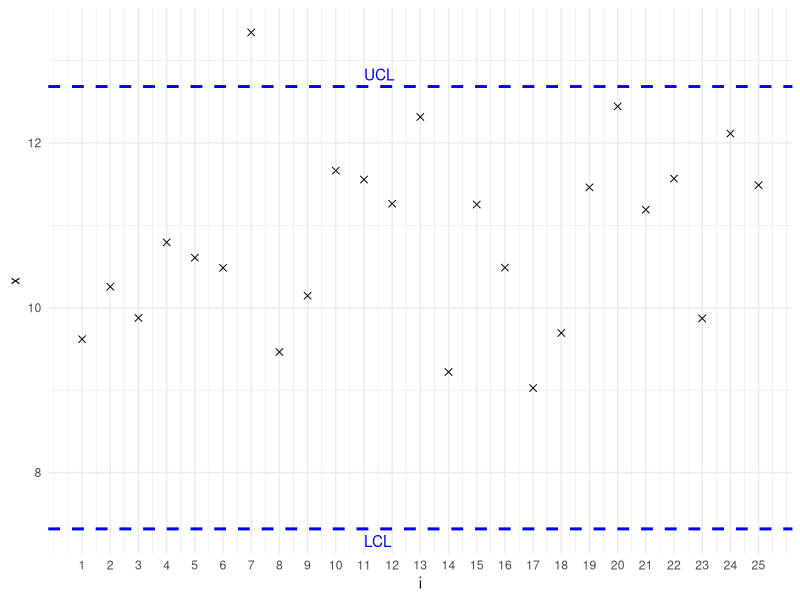
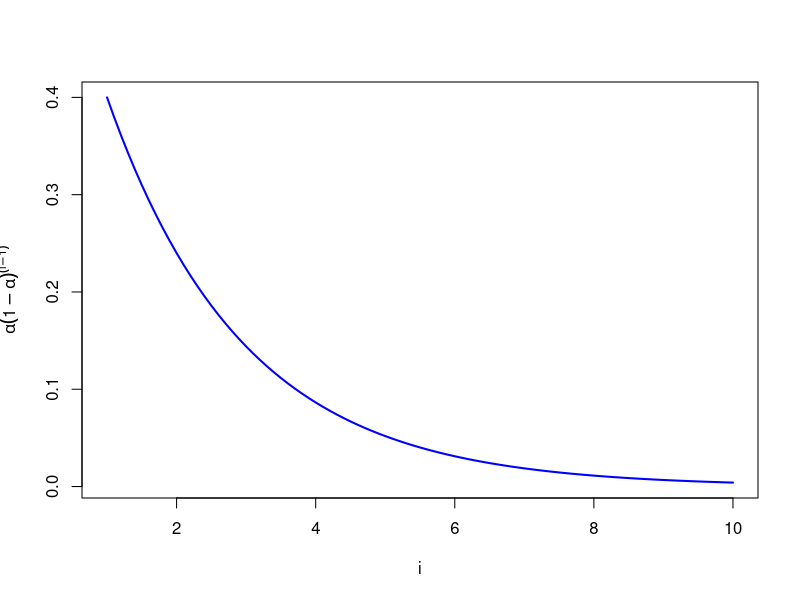
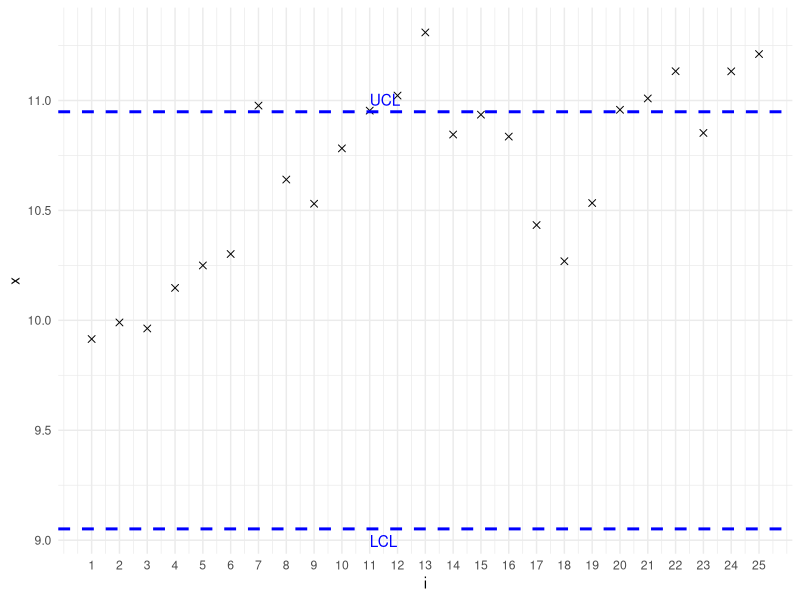

Write R code to recreate these figures, in order.
## ---- chunk 1
#| label: fig-13_3
#| fig-cap: $\overline{X}$-控制图
#| warning: false

library(ggplot2)

x <- c(9.617728, 10.25437, 9.876195, 10.79338, 10.60699, 10.48396, 13.33961, 9.462969, 10.14556, 
       11.66342, 11.55484, 11.26203, 12.31473, 9.220009, 11.25206, 10.48662, 9.025091, 9.693386, 
       11.45989, 12.44213, 11.18981, 11.56674, 9.869849, 12.11311, 11.48656)
i <- seq_along(x)
df <- data.frame(i=i, x=x)

mu <- 10       # 均值
sigma <- 2  # 标准差
n <- 5        # 子组样本量

UCL <- mu + 3 * sigma / sqrt(n)  # 上控制限
LCL <- mu - 3 * sigma / sqrt(n)  # 下控制限

ggplot(df, aes(x = i, y = x)) +
  geom_point(shape = 4, size = 2) +  # 绘制均值点
  geom_hline(yintercept = UCL, color = "blue", linetype = "dashed", size = 1) +  # 上控制限
  geom_hline(yintercept = LCL, color = "blue", linetype = "dashed", size = 1) +  # 下控制限
  annotate("text", x = 11, y = UCL, label = "UCL", hjust = 0, vjust = -0.5, color = "blue") +  # 标注UCL
  annotate("text", x = 11, y = LCL, label = "LCL", hjust = 0, vjust = 1.5, color = "blue") +  # 标注LCL
  scale_x_continuous(limits = c(1, 25),
                     breaks = seq(1, 25, by = 1)) + 
  theme_minimal()  # 使用简洁主题
## ---- chunk 2
#| label: fig-13_4
#| fig-cap: 当$\alpha=0.4$时$\alpha(1-\alpha)^{i-1}$的函数图
#| warning: false
#| 

# 设置alpha值
alpha <- 0.4
# 生成i的序列，这里从1到10
i <- seq(1, 10, 0.1)
# 计算权重
weights <- alpha * (1 - alpha)^(i - 1)
# 绘制图形
plot(i, weights, type = "l", lty = 1, lwd = 2, col = "blue",
     xlab = "i",
     ylab = expression(alpha * (1 - alpha)^(i - 1)))
## ---- chunk 3
#| label: fig-13_5
#| fig-cap: "移动平均控制图"
#| warning: false
#| 

library(ggplot2)

x <- c(9.915051, 9.990456, 9.963064, 10.14758, 10.24967, 10.30174, 10.97682, 10.64041, 10.53044, 
       10.78221, 10.95391, 11.02238, 11.30957, 10.84522, 10.93563, 10.83585, 10.43346, 10.269, 
       10.53364, 10.95775, 11.00932, 11.13319, 10.85245, 11.13259, 11.21125)
i <- seq_along(x)
df <- data.frame(i=i, x=x)

UCL <- 10.94868  # 上控制限
LCL <- 9.051318  # 下控制限

ggplot(df, aes(x = i, y = x)) +
  geom_point(shape = 4, size = 2) +  # 绘制均值点
  geom_hline(yintercept = UCL, color = "blue", linetype = "dashed", size = 1) +  # 上控制限
  geom_hline(yintercept = LCL, color = "blue", linetype = "dashed", size = 1) +  # 下控制限
  annotate("text", x = 11, y = UCL, label = "UCL", hjust = 0, vjust = -0.5, color = "blue") +  # 标注UCL
  annotate("text", x = 11, y = LCL, label = "LCL", hjust = 0, vjust = 1.5, color = "blue") +  # 标注LCL
  scale_x_continuous(limits = c(1, 25),
                     breaks = seq(1, 25, by = 1)) + 
  theme_minimal()  # 使用简洁主题
